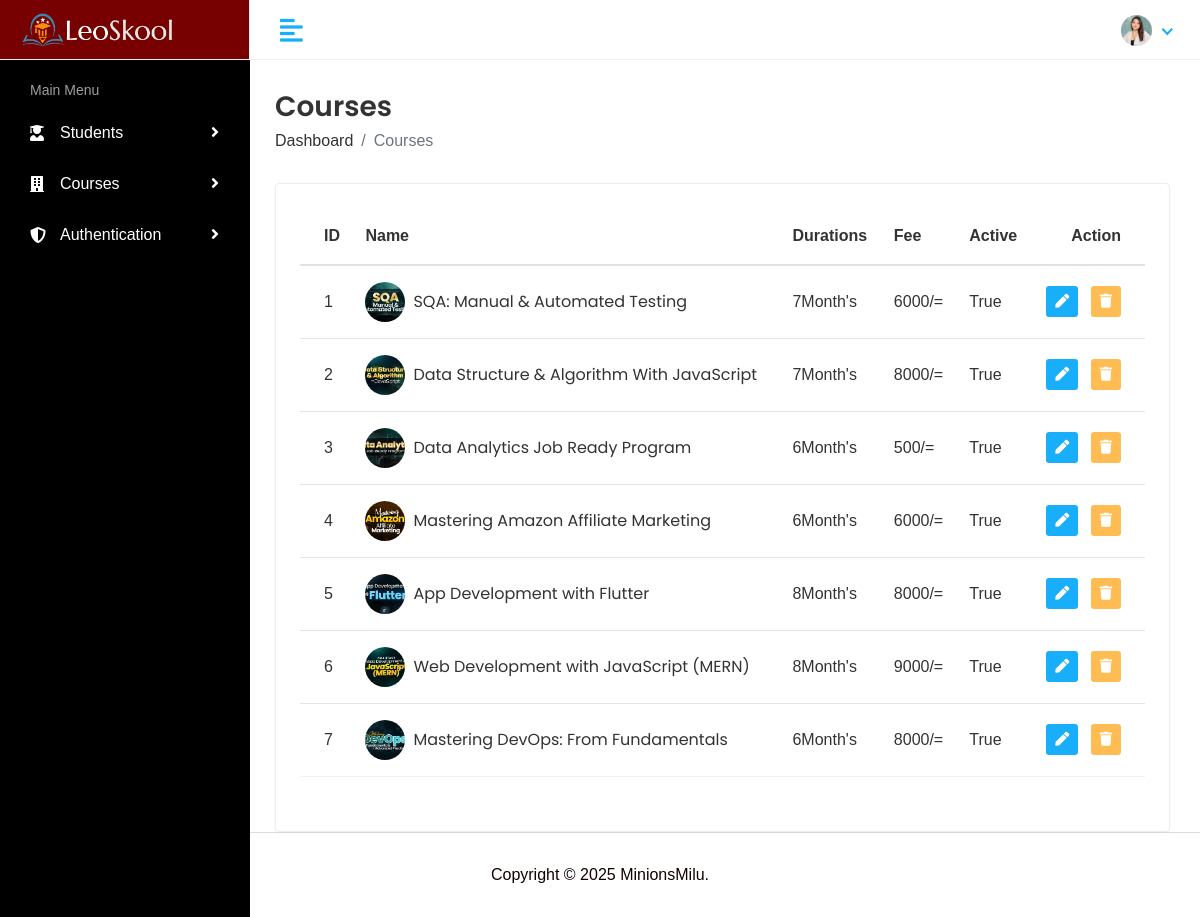
Page /courses/ on the committed database.
### student/models.py (models this page shows, shortened)
class Course(models.Model):
    name = models.CharField(max_length=100, unique=True)
    duration = models.IntegerField()
    fee = models.IntegerField()
    active = models.BooleanField(default=True)
    image = models.ImageField(upload_to=course_directory_path, default='Course_default.jpg')

### student/views.py (the view)
# urls.py: path('courses/', views.CourseList.as_view(), name='all_course'),
class CourseList(ListView):
    model = Course
    context_object_name = 'courses_list'
    template_name = 'students/courses.html'

### templates/students/courses.html (shortened to what this page needs)
{% extends 'layout/base.html' %}
{% load static %}
{% block content %}
<div class="page-wrapper">
    <div class="content container-fluid">
        <div class="page-header">
            <div class="row align-items-center">
                <div class="col">
                    <h3 class="page-title">Courses</h3>
                    <ul class="breadcrumb">
                        <li class="breadcrumb-item"><a href="">Dashboard</a></li>
                        <li class="breadcrumb-item active">Courses</li>
                    </ul>
                </div>
            </div>
        </div>
        <div class="row">
            <div class="col-sm-12">
                <div class="card card-table">
                    <div class="card-body">
                        <div class="table-responsive">
                            <table class="table table-hover table-center mb-0 datatable">
                                <thead>
                                    <tr>
                                        <th>ID</th>
                                        <th>Name</th>
                                        <th>Durations</th>
                                        <th>Fee</th>
                                        <th>Active</th>
                                        <th class="text-right">Action</th>
                                    </tr>
                                </thead>
                                <tbody>
                                    {% for course in courses_list %}
                                    <tr>
                                        <td>{{forloop.counter}}</td>
                                        <td>
                                            <h2 class="table-avatar">
                                                <a href="{% url 'course_detail' course.id %}" class="avatar avatar-sm mr-2"><img
                                                        class="avatar-img rounded-circle" src="{{ course.image.url}}"
                                                        alt="Image"></a>
                                                <a href="{% url 'course_detail' course.id %}">{{course.name}}</a>
                                            </h2>
                                        </td>
                                        <td>{{course.duration}}Month's</td>
                                        <td>{{course.fee}}/=</td>
                                        <td>{{course.active}}</td>
                                        <td class="text-right">
                                            <div class="actions">
                                                <a href="{% url 'course_update' course.id %}" class="btn btn-sm bg-success-light mr-2">
                                                    <i class="fas fa-pen"></i>
                                                </a>
                                                <a href="{% url 'course_delete' course.id %}" class="btn btn-sm bg-danger-light">
                                                    <i class="fas fa-trash"></i>
                                                </a>
                                            </div>
                                        </td>
                                    </tr>
                                    {% endfor %}
                                </tbody>
                            </table>
                        </div>
                    </div>
                </div>
            </div>
        </div>
    </div>
</div>
{% endblock content %}

### static/assets/css/style.css (style rules this page uses)
html { height: 100%; }
body { background-color: #ffffff; color: #130000; font-family: 'Ubuntu', sans-serif; font-size: 1rem; height: 90%; line-height: 1.5; overflow-x: hidden; }
h1, h2, h3, h4, h5, h6 { font-family: 'Poppins', sans-serif; margin-top: 0; }
a { color: #009ce7; }
input, button, a { transition: all 0.4s ease; -moz-transition: all 0.4s ease; -o-transition: all 0.4s ease; -ms-transition: all 0.4s ease; -webkit-transition: all 0.4s ease; }
ul, ol { padding: 0px; list-style: none; }
.table { color: #333; max-width: 100%; margin-bottom: 0; width: 100%; }
table.table td h2 { display: inline-block; font-size: inherit; font-weight: 400; margin: 0; padding: 0; vertical-align: middle; }
table.table td h2.table-avatar { align-items: center; display: inline-flex; font-size: inherit; font-weight: 400; margin: 0; padding: 0; vertical-align: middle; white-space: nowrap; }
table.table td h2 a { color: #333; }
.table thead tr th { font-weight: 600; }
.table tbody tr { border-bottom: 1px solid rgba(0, 0, 0, 0.05); }
.table.table-center td, .table.table-center th { vertical-align: middle; }
.card-table .card-body .table>thead>tr>th { border-top: 0; }
.card-table .card-body .table tr td:first-child, .card-table .card-body .table tr th:first-child { padding-left: 1.5rem; }
.card-table .card-body .table tr td:last-child, .card-table .card-body .table tr th:last-child { padding-right: 1.5rem; }
.card-table .table td, .card-table .table th { border-top: 1px solid #e2e5e8; padding: 1rem 0.75rem; white-space: nowrap; }
.card { border: 1px solid #ececf5; box-shadow: 0 1px 3px 0 rgba(0, 0, 0, 0.03); margin-bottom: 1.875rem; }
.card-body { padding: 1.5rem; }
.bg-danger-light { background-color: #FFBC53 !important; color: #fff !important; }
.bg-success-light { background-color: #18aefa; color: #fff; }
.avatar { position: relative; display: inline-block; width: 3rem; height: 3rem }
.avatar>img { width: 100%; height: 100%; -o-object-fit: cover; object-fit: cover; }
.avatar-sm { width: 2.5rem; height: 2.5rem; }
.page-wrapper { margin-left: 245px; padding-top: 60px; position: relative; transition: all 0.4s ease; }
.page-wrapper>.content { padding: 1.875rem 1.875rem 0; }
.page-header { margin-bottom: 1.875rem; }
.page-header .breadcrumb { background-color: transparent; color: #6c757d; font-size: 1rem; font-weight: 500; margin-bottom: 0; padding: 0; }
.page-header .breadcrumb a { color: #333; }
.page-title { font-size: 28px; font-weight: 600; color: #333; margin-bottom: 5px; }
.card { height: 100%; display: flex; flex-direction: column; }
.card-body { flex-grow: 1; }

### rows in the picture
Course: image (picture), name "SQA: Manual & Automated Testing", duration "7", fee "6000", active "True"
Course: image (picture), name "Data Structure & Algorithm With JavaScript", duration "7", fee "8000", active "True"
Course: image (picture), name "Data Analytics Job Ready Program", duration "6", fee "500", active "True"
Course: image (picture), name "Mastering Amazon Affiliate Marketing", duration "6", fee "6000", active "True"
Course: image (picture), name "App Development with Flutter", duration "8", fee "8000", active "True"
Course: image (picture), name "Web Development with JavaScript (MERN)", duration "8", fee "9000", active "True"
Course: image (picture), name "Mastering DevOps: From Fundamentals", duration "6", fee "8000", active "True"
